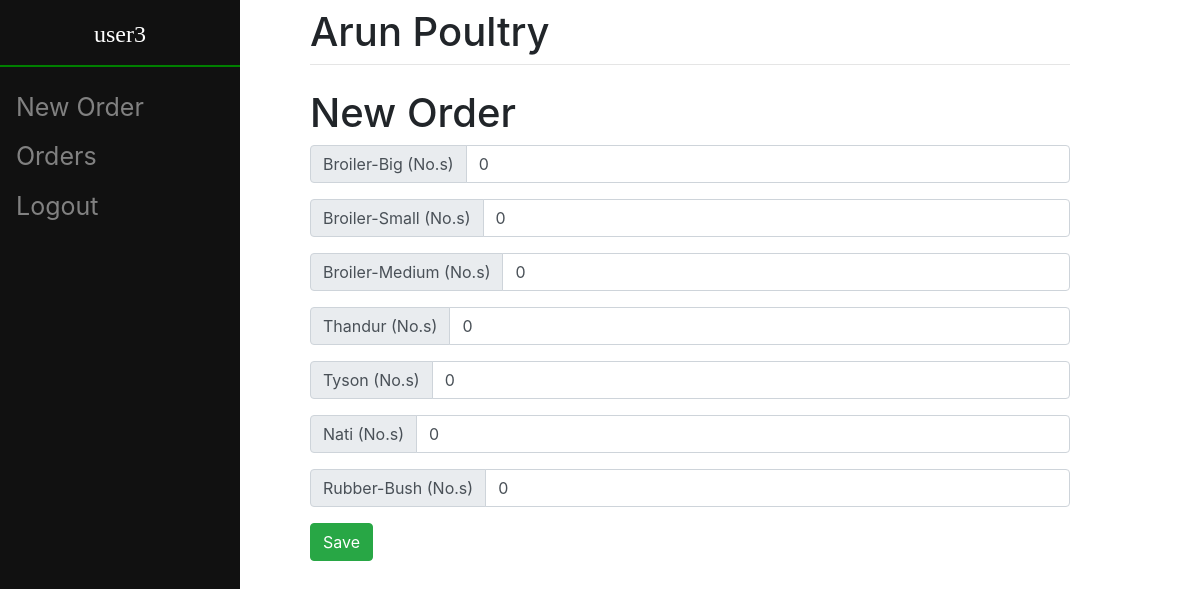
The app's page /create/ (signed in), older data.
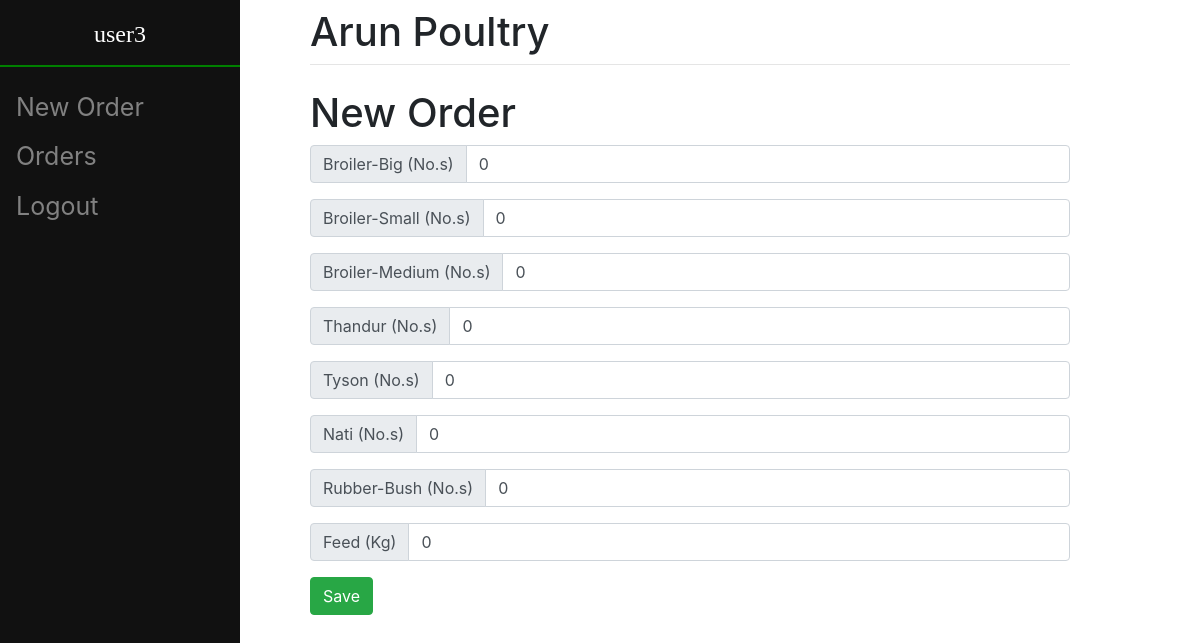
The same page, newer data.
### item/models.py (models this page shows, shortened)
class Item(models.Model):
	name = models.CharField(max_length = 50, unique = True)
	desc = models.CharField(max_length = 100)
	unit = models.CharField(max_length = 10, default = "No.s")

### orders/views.py (the view, shortened to what this page needs)
# urls.py: path("create/", views.OrderCreateView.as_view(success_url = "/view/order/"), name = "order_create"),
class OrderCreateView(LRM, View):
    template_name = 'orders/order_create.html'
    success_url = "/view/order/"
    def get(self, response):
        ctx = dict()
        items = Item.objects.all()
        ctx["items"] = items
        ctx["privilege"] = get_object_or_404(User_Type, user = response.user).privilege
        return render(response, self.template_name, ctx)

### orders/templates/orders/order_create.html (shortened to what this page needs)
{% extends 'orders/base.html' %}
{% block content %}
    <h1>New Order</h1>
    <form action ="/create/" method = "POST">
        {% for it in items %}
            <div class = "input-group mb-3">
                <div class = "input-group-prepend">
                    <div class = "input-group-text">
                        {{ it.name }} ({{ it.unit }})
                    </div>
                </div>
                <input type = "number" value = "0" min = 0 name = {{it.name}} class = "form-control">
            </div>
        {% endfor %}
        <button type="submit", name="save", value="save", class = "btn btn-success">Save</button>
    </form>
{% endblock %}

Row changes from the older to the newer data that the page shows:
added Item: name "Feed", unit "Kg"
